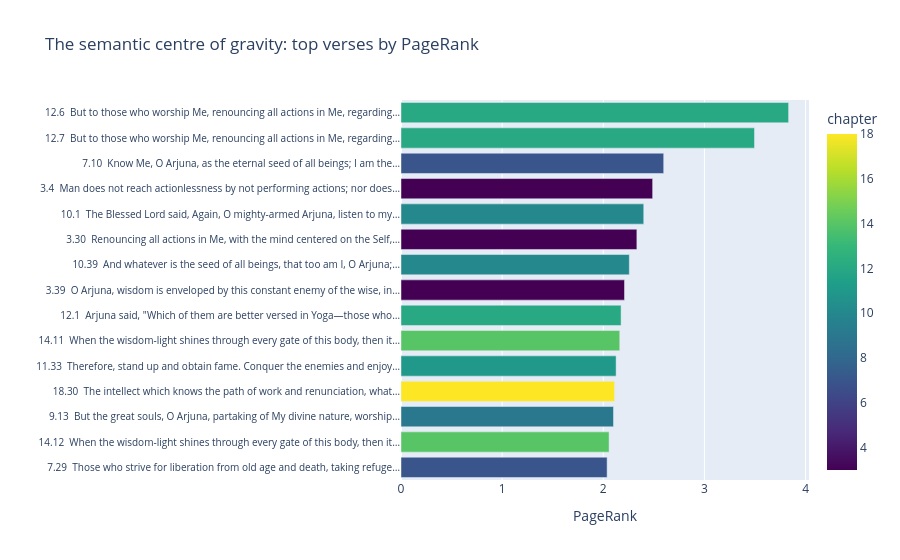

Notebook code cell kept with this figure:
### Code cell
# Figure 2a: top PageRank verses.
fig2a = px.bar(
    pr_top.sort_values("score"), x="score", y="label", orientation="h",
    color="chapter", color_continuous_scale="Viridis",
    labels=dict(score="PageRank", label="", chapter="chapter"),
    title="The semantic centre of gravity: top verses by PageRank",
)
fig2a.update_layout(height=560, yaxis=dict(tickfont=dict(size=10)))
export(fig2a, "analysis_pagerank_top_verses.html")
fig2a

### Figure 1 — Plotly figure (JSON) as saved in the notebook; plotly's stock layout.template omitted (floating-point values rounded to 4 significant figures)
{"data": [{"hovertemplate": "PageRank=%{x}<br>=%{y}<br>chapter=%{marker.color}<extra></extra>", "legendgroup": "", "marker": {"color": [7, 14, 9, 18, 11, 14, 12, 3, 10, 3, 10, 3, 7, 12, 12], "coloraxis": "coloraxis", "pattern": {"shape": ""}}, "name": "", "orientation": "h", "showlegend": false, "textposition": "auto", "type": "bar", "x": [2.038, 2.057, 2.101, 2.112, 2.127, 2.163, 2.176, 2.21, 2.257, 2.332, 2.4, 2.488, 2.597, 3.495, 3.832], "xaxis": "x", "y": ["7.29  Those who strive for liberation from old age and death, taking refuge…", "14.12  When the wisdom-light shines through every gate of this body, then it…", "9.13  But the great souls, O Arjuna, partaking of My divine nature, worship…", "18.30  The intellect which knows the path of work and renunciation, what…", "11.33  Therefore, stand up and obtain fame. Conquer the enemies and enjoy…", "14.11  When the wisdom-light shines through every gate of this body, then it…", "12.1  Arjuna said, \"Which of them are better versed in Yoga—those who…", "3.39  O Arjuna, wisdom is enveloped by this constant enemy of the wise, in…", "10.39  And whatever is the seed of all beings, that too am I, O Arjuna;…", "3.30  Renouncing all actions in Me, with the mind centered on the Self,…", "10.1  The Blessed Lord said, Again, O mighty-armed Arjuna, listen to my…", "3.4  Man does not reach actionlessness by not performing actions; nor does…", "7.10  Know Me, O Arjuna, as the eternal seed of all beings; I am the…", "12.7  But to those who worship Me, renouncing all actions in Me, regarding…", "12.6  But to those who worship Me, renouncing all actions in Me, regarding…"], "yaxis": "y"}], "layout": {"barmode": "relative", "coloraxis": {"autocolorscale": false, "colorbar": {"title": {"text": "chapter"}}, "colorscale": [[0.0, "#440154"], [0.1111, "#482878"], [0.2222, "#3e4989"], [0.3333, "#31688e"], [0.4444, "#26828e"], [0.5556, "#1f9e89"], [0.6667, "#35b779"], [0.7778, "#6ece58"], [0.8889, "#b5de2b"], [1.0, "#fde725"]]}, "height": 560, "legend": {"tracegroupgap": 0}, "title": {"text": "The semantic centre of gravity: top verses by PageRank"}, "xaxis": {"anchor": "y", "domain": [0.0, 1.0], "title": {"text": "PageRank"}}, "yaxis": {"anchor": "x", "domain": [0.0, 1.0], "tickfont": {"size": 10}, "title": {"text": ""}}}}
